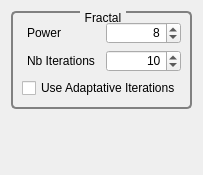
<?xml version="1.0" encoding="UTF-8"?>
<ui version="4.0">
 <class>GvQCustomEditor</class>
 <widget class="QWidget" name="GvQCustomEditor">
  <property name="geometry">
   <rect>
    <x>0</x>
    <y>0</y>
    <width>203</width>
    <height>175</height>
   </rect>
  </property>
  <property name="windowTitle">
   <string>Custom Editor</string>
  </property>
  <property name="styleSheet">
   <string>QGroupBox
{
     background-color: qlineargradient(x1: 0, y1: 0, x2: 0, y2: 1,
                                       stop: 0 #E0E0E0, stop: 1 #FFFFFF);
     border: 2px solid gray;
     border-radius: 5px;
     margin-top: 1ex; /* leave space at the top for the title */
 }

 QGroupBox::title
{
	 subcontrol-origin: margin;
     subcontrol-position: top center; /* position at the top center */
     padding: 0 3px;
     background-color: qlineargradient(x1: 0, y1: 0, x2: 0, y2: 1,
                                       stop: 0 #FFOECE, stop: 1 #FFFFFF);
 }

QLabel
{
	border-radius: 4px;
	padding: 2px;
 }
</string>
  </property>
  <layout class="QVBoxLayout" name="verticalLayout">
   <item>
    <widget class="QGroupBox" name="mUnitsFormatGroup">
     <property name="title">
      <string>Fractal</string>
     </property>
     <layout class="QGridLayout" name="gridLayout">
      <item row="0" column="0">
       <widget class="QLabel" name="label">
        <property name="text">
         <string>Power</string>
        </property>
       </widget>
      </item>
      <item row="0" column="1">
       <widget class="QSpinBox" name="_powerSpinBox">
        <property name="alignment">
         <set>Qt::AlignRight|Qt::AlignTrailing|Qt::AlignVCenter</set>
        </property>
        <property name="minimum">
         <number>-20</number>
        </property>
        <property name="maximum">
         <number>20</number>
        </property>
        <property name="value">
         <number>8</number>
        </property>
       </widget>
      </item>
      <item row="1" column="0">
       <widget class="QLabel" name="label_2">
        <property name="text">
         <string>Nb Iterations</string>
        </property>
       </widget>
      </item>
      <item row="1" column="1">
       <widget class="QSpinBox" name="_nbIterationSpinBox">
        <property name="alignment">
         <set>Qt::AlignRight|Qt::AlignTrailing|Qt::AlignVCenter</set>
        </property>
        <property name="minimum">
         <number>0</number>
        </property>
        <property name="maximum">
         <number>50</number>
        </property>
        <property name="value">
         <number>10</number>
        </property>
       </widget>
      </item>
      <item row="2" column="0" colspan="2">
       <widget class="QCheckBox" name="_useAdaptativeIterationCheckBox">
        <property name="text">
         <string>Use Adaptative Iterations</string>
        </property>
       </widget>
      </item>
     </layout>
    </widget>
   </item>
   <item>
    <spacer name="verticalSpacer">
     <property name="orientation">
      <enum>Qt::Vertical</enum>
     </property>
     <property name="sizeHint" stdset="0">
      <size>
       <width>20</width>
       <height>60</height>
      </size>
     </property>
    </spacer>
   </item>
  </layout>
  <zorder>mUnitsFormatGroup</zorder>
 </widget>
 <resources>
  <include location="../../../../Tools/GigaVoxelsViewer/GvViewerGui/Ui/resources.qrc"/>
 </resources>
 <connections>
  <connection>
   <sender>_useAdaptativeIterationCheckBox</sender>
   <signal>toggled(bool)</signal>
   <receiver>_nbIterationSpinBox</receiver>
   <slot>setDisabled(bool)</slot>
   <hints>
    <hint type="sourcelabel">
     <x>64</x>
     <y>79</y>
    </hint>
    <hint type="destinationlabel">
     <x>132</x>
     <y>65</y>
    </hint>
   </hints>
  </connection>
 </connections>
</ui>
